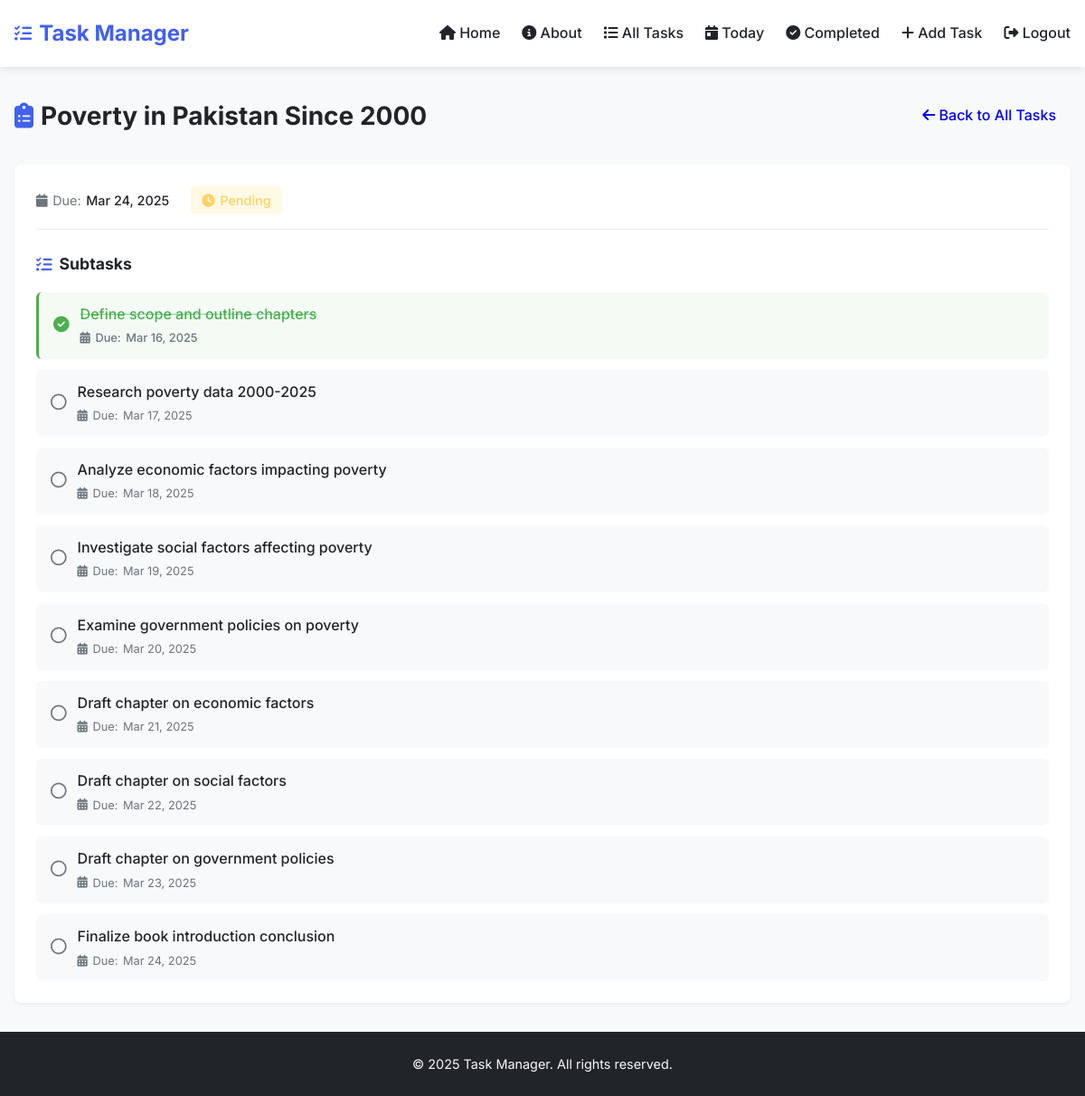
The app's page /task_detail/11/ (signed in), older data.
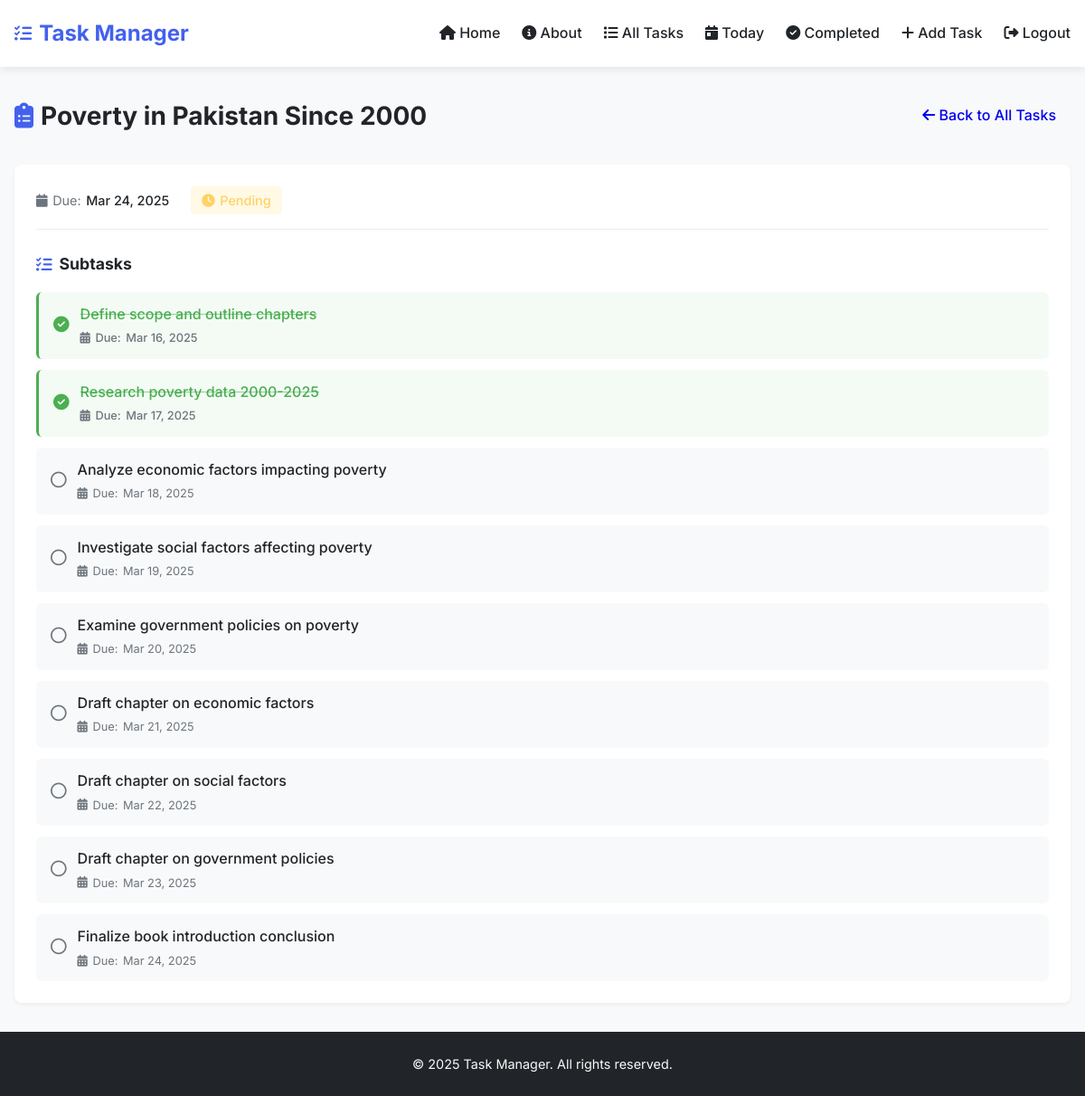
The same page, newer data.
### task_manager/models.py (models this page shows, shortened)
class Subtask(models.Model):
    task = models.ForeignKey(Task, on_delete=models.CASCADE)
    description = models.TextField()
    due_date = models.DateField()
    completed = models.BooleanField(default=False)

### task_manager/views.py (the view)
# urls.py: path('task_detail/<int:task_id>/', views.task_detail, name='task_detail'),
@login_required
def task_detail(request, task_id):
    task = Task.objects.get(pk=task_id)
    subtasks = Subtask.objects.filter(task=task)
    return render(request, 'task_detail.html', {'task': task, 'subtasks': subtasks})

### task_manager/templates/task_detail.html (shortened to what this page needs)
{% extends 'base.html' %}
{% block content %}
<div class="page-header">
    <div class="page-header-content">
        <h2 class="page-title">
            <i class="fas fa-clipboard-list"></i> {{ task.title }}
        </h2>
        <div class="page-actions">
            <a href="{% url 'all_tasks' %}" class="btn btn-secondary">
                <i class="fas fa-arrow-left"></i> Back to All Tasks
            </a>
        </div>
    </div>
</div>
<div class="task-detail-card">
    <div class="task-header">
        <div class="task-info">
            <span class="task-meta">
                <i class="fas fa-calendar"></i> Due:
                <span class="task-date">{{ task.due_date|date:"M d, Y" }}</span>
            </span>
            {% if task.completed %}
                <span class="task-status completed">
                    <i class="fas fa-check-circle"></i> Completed
                </span>
            {% else %}
                <span class="task-status pending">
                    <i class="fas fa-clock"></i> Pending
                </span>
            {% endif %}
        </div>
    </div>
    {% if subtasks %}
        <div class="subtasks-container">
            <h3 class="subtasks-heading">
                <i class="fas fa-tasks"></i> Subtasks
            </h3>
            <ul class="subtasks">
                {% for subtask in subtasks %}
                    <li class="subtask-item {% if subtask.completed %}completed{% endif %}">
                        <div class="subtask-checkbox">
                            {% if subtask.completed %}
                                <i class="fas fa-check-circle"></i>
                            {% else %}
                                <i class="far fa-circle"></i>
                            {% endif %}
                        </div>
                        <div class="subtask-content">
                            <span class="subtask-description">{{ subtask.description }}</span>
                            <span class="subtask-meta">
                                <i class="fas fa-calendar-alt"></i> Due:
                                <span class="subtask-date">{{ subtask.due_date|date:"M d, Y" }}</span>
                            </span>
                        </div>
                    </li>
                {% endfor %}
            </ul>
        </div>
    {% else %}
        <div class="empty-subtasks">
            <p>No subtasks have been added to this task yet.</p>
        </div>
    {% endif %}
</div>
{% endblock %}

Row changes from the older to the newer data that the page shows:
changed Subtask "Research poverty data 2000-2025": completed False → True (drawn)
